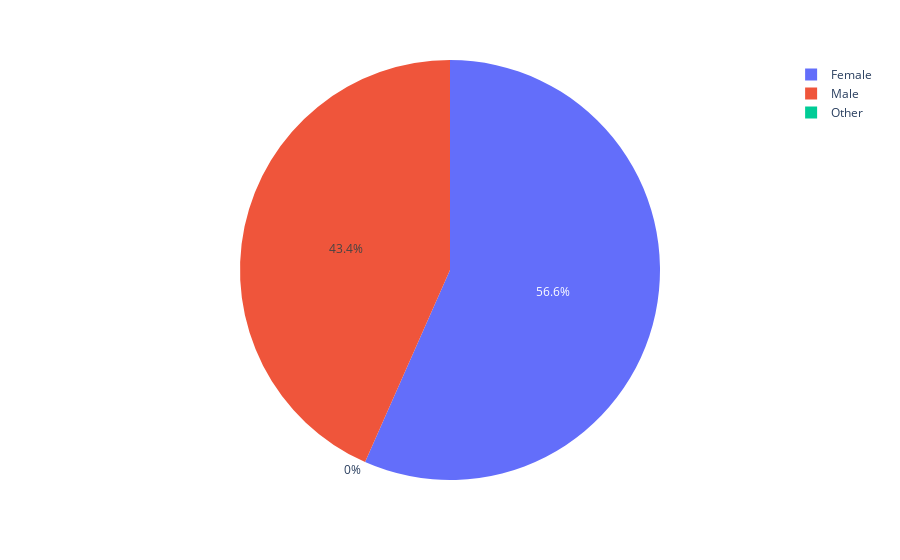

The cell this chart's notebook holds for it:
### Code cell
df_avc_gender = df_avc.pivot_table(index = 'gender', values = 'stroke', aggfunc = 'sum').reset_index()
df_avc_gender.head()
px.pie(df_avc_gender,names = 'gender', values = 'stroke')

### Figure 1 — Plotly figure (JSON) as saved in the notebook; plotly's stock layout.template omitted (floating-point values rounded to 4 significant figures)
{"data": [{"domain": {"x": [0, 1], "y": [0, 1]}, "hovertemplate": "gender=%{label}<br>stroke=%{value}<extra></extra>", "labels": ["Female", "Male", "Other"], "legendgroup": "", "name": "", "showlegend": true, "type": "pie", "values": [141, 108, 0]}], "layout": {"legend": {"tracegroupgap": 0}, "margin": {"t": 60}}}
